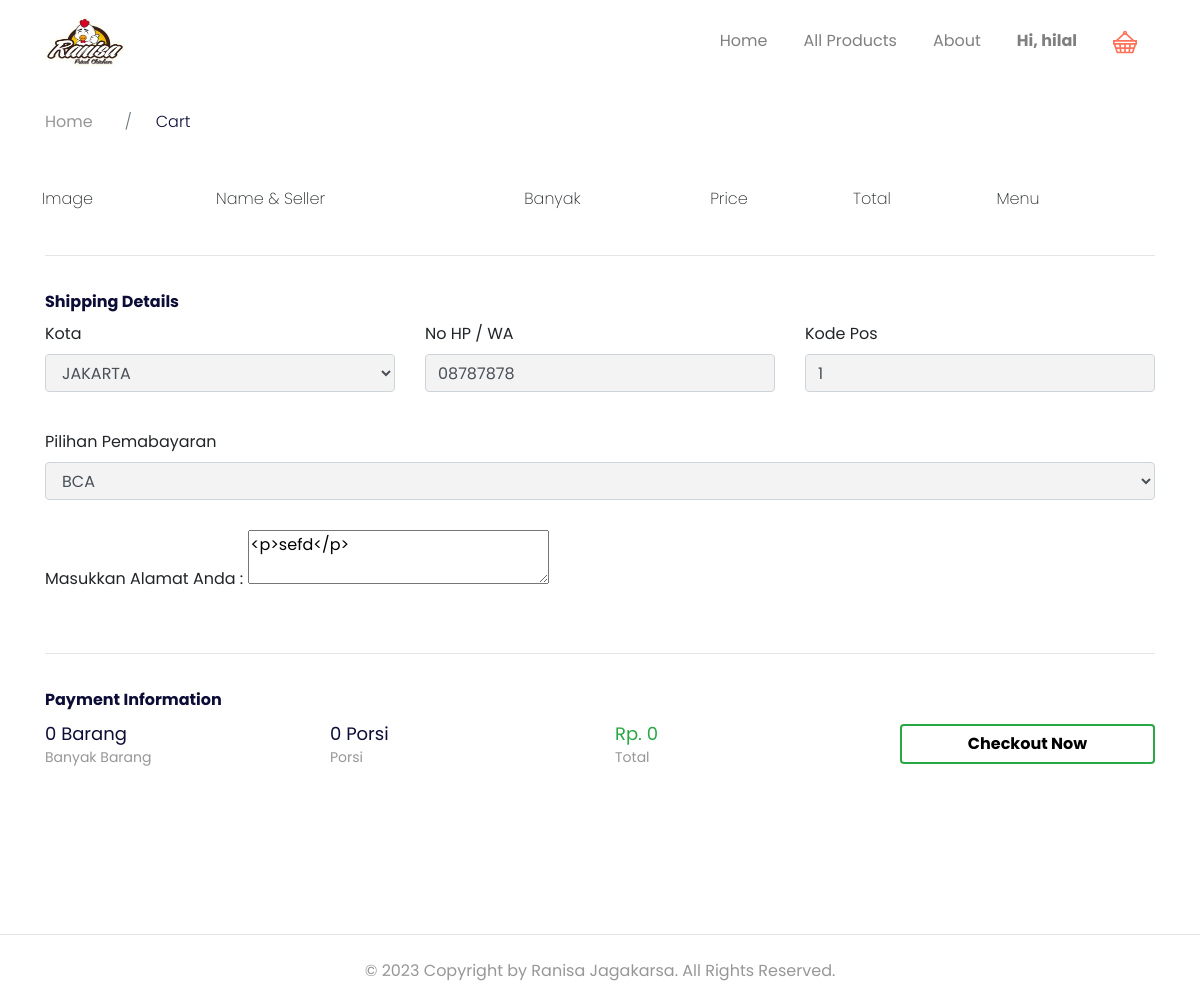
The app's page /cart.php (signed in) with its own data.
### tables this page shows
CREATE TABLE `users` (
  `id_user` int(11) NOT NULL,
  `name` varchar(255) NOT NULL,
  `email` varchar(255) NOT NULL,
  `password` varchar(255) NOT NULL,
  `address` text DEFAULT NULL,
  `phone_number` varchar(255) NOT NULL,
  `postal_code` varchar(191) NOT NULL,
  `roles` varchar(255) NOT NULL
);

### config/config.php (called while the page is built, shortened)
<?php
$host = 'localhost';
$user = 'root';
$password = '';
$dbname = 'daging_online';
$conn = mysqli_connect($host, $user, $password, $dbname);
function query($query)
{
    global $conn;
    $result = mysqli_query($conn, $query);
    $rows = [];
    while ($row = mysqli_fetch_assoc($result)) {
        $rows[] = $row;
    }
    return $rows;
}
function rows($query)
{
    global $conn;
    $result = mysqli_query($conn, $query);
    $rows = mysqli_num_rows($result);
    return $rows;
}

### cart.php (the view, shortened to what this page needs)
<?php
require_once 'config/config.php';
?>
<!DOCTYPE html>
<html lang="en">
<head>
  <link href="https://unpkg.com/aos@2.3.1/dist/aos.css" rel="stylesheet" />
  <link href="assets/style/main.css" rel="stylesheet" />
</head>
<body>
  <nav class="navbar navbar-expand-lg navbar-light navbar-store fixed-top navbar-fixed-top" data-aos="fade-down">
    <div class="container">
      <a href="index.php" class="navbar-brand" title="home">
        <img src="images/logo ranisa.webp" class="w-25" alt="logo" />
      </a>
      <div class="collpase navbar-collapse" id="navbarResponsive">
        <ul class="navbar-nav ml-auto">
          <li class="nav-item">
            <a href="index.php" class="nav-link">Home</a>
          </li>
          <li class="nav-item">
            <a href="products.php" class="nav-link">All Products</a>
          </li>
          <li class="nav-item">
            <a href="about.php" class="nav-link">About</a>
          </li>
          <?php
          if (!isset($_SESSION["login"]) && !isset($_SESSION["user"])) : ?>
            <li class="nav-item">
              <a href="register.php" class="nav-link">Sign Up</a>
            </li>
            <li class="nav-item">
              <a href="login.php" class="btn btn-success nav-link px-4 text-white">Sign In</a>
            </li>
          <?php else : ?>
            <li class="nav-item dropdown">
              <?php
              $id = $_SESSION["user"];
              $user = query("SELECT * FROM users WHERE id_user = $id")[0];
              ?>
              <a href="#" class="nav-link font-weight-bold" id="navbarDropdown" role="button" data-toggle="dropdown">
                Hi, <?= $user["name"]; ?>
              </a>
            </li>
            <li class="nav-item">
              <?php
              $id = $user["id_user"];
              $carts = rows("SELECT * FROM carts WHERE user_id = $id");
              ?>
              <?php if ($carts >= 1) : ?>
                <a href="cart.php" class="nav-link d-inline-block">
                  <img src="assets/images/shopping-cart-filled.svg" alt="cart-empty" />
                  <div class="cart-badge"><?= $carts; ?></div>
                </a>
              <?php else : ?>
                <a href="cart.php" class="nav-link d-inline-block">
                  <img src="assets/images/icon-cart-empty.svg" alt="cart-empty" />
                </a>
              <?php endif; ?>
            </li>
          <?php endif; ?>
        </ul>
      </div>
    </div>
  </nav>
  <div class="page-content page-cart">
    <section class="store-breadcrumb" data-aos="fade-down" data-aos-delay="100">
      <div class="container">
        <div class="row">
          <div class="col-12">
            <nav>
              <ol class="breadcrumb bg-transparent">
                <li class="breadcrumb-item">
                  <a href="/index.html">Home</a>
                </li>
                <li class="breadcrumb-item active">
                  Cart
                </li>
              </ol>
            </nav>
          </div>
        </div>
      </div>
    </section>
    <section class="store-cart">
      <div class="container">
        <div class="row" data-aos="fade-up" data-aos-delay="100">
          <div class="col-12 table-responsive">
            <table class="table table-borderless table-cart">
              <thead>
                <tr>
                  <th>Image</th>
                  <th>Name &amp; Seller</th>
                  <th>Banyak</th>
                  <th>Price</th>
                  <th>Total</th>
                  <th>Menu</th>
                </tr>
              </thead>
                <?php
                $banyak = 0;
                $berat = 0;
                $total = 0;
                ?>
            </table>
          </div>
        </div>
        <form action="" method="POST">
          <div class="row" data-aos="fade-up" data-aos-delay="150">
            <div class="col-12">
              <hr>
            </div>
            <div class="col-12">
              <h2>
                Shipping Details
              </h2>
            </div>
          </div>
          <div class="row mb-2" data-aos="fade-up" data-aos-delay="200">
            <div class="col-md-4">
              <div class="form-group">
                <label for="city">Kota</label>
                <select name="city" id="city" class="form-control" required>
                  <option value="JAKARTA">JAKARTA</option>
                </select>
              </div>
            </div>
            <div class="col-md-4">
              <div class="form-group">
                <label for="phone_number">No HP / WA</label>
                <input type="tel" name="phone_number" id="phone_number" class="form-control form-store" value="<?= $user["phone_number"] ?? ''; ?>" required>
              </div>
            </div>
            <div class="col-md-4">
              <div class="form-group">
                <label for="zip_code">Kode Pos</label>
                <input type="number" name="zip_code" id="zip_code" required value="<?= $user["postal_code"] ?? ''; ?>" class="form-control form-store">
              </div>
            </div>
            <div class="col-md-12 mt-2">
              <div class="form-group">
                <label for="rekening">Pilihan Pemabayaran</label>
                <?php
                $rekening = query("SELECT * FROM rekening_numbers");
                ?>
                <select name="rekening" id="rekening" class="form-control">
                  <?php foreach ($rekening as $r) : ?>
                    <option value="<?= $r["id_rekening"]; ?>"><?= $r["bank_name"]; ?></option>
                  <?php endforeach; ?>
                </select>
              </div>
            </div>
            <?php if ($berat >= 10000) : ?>
              <div class="col-md-12 text-center my-4" id="alert-berat">
                <h5>Berat barang anda lebih dari <strong>10 Kilogram</strong></h5>
                <p class="text-muted">Apakah barang anda ingin di antar kami ?</p>
                <div class="custom-control custom-radio custom-control-inline">
                  <input type="radio" id="radioTrue" value="1" name="delivered" class="custom-control-input">
                  <label class="custom-control-label" for="radioTrue">Ya, Antar</label>
                </div>
                <div class="custom-control custom-radio custom-control-inline">
                  <input type="radio" id="radioFalse" value="0" name="delivered" class="custom-control-input">
                  <label class="custom-control-label" for="radioFalse">Tidak, Terimakasih</label>
                </div>
              </div>
            <?php else : ?>
              <div class="col-md-12">
                <div class="form-group">
                  <label for="alamat">Masukkan Alamat Anda :</label>
                  <textarea name="alamat" id="editor"><?= $user["address"] ?? ''; ?></textarea>
                </div>
              </div>
            <?php endif; ?>
          </div>
          <div class="row" data-aos="fade-up" data-aos-delay="150">
            <div class="col-12">
              <hr>
            </div>
            <div class="col-12">
              <h2 class="mb-2">
                Payment Information
              </h2>
            </div>
          </div>
          <div class="row justify-content-center" data-aos="fade-up" data-aos-delay="200">
            <div class="col-4 col-md-3">
              <div class="product-title"><?= number_format($banyak); ?> Barang</div>
              <div class="product-subtitle mb-3">Banyak Barang</div>
            </div>
            <div class="col-4 col-md-3">
              <div class="product-title"><?= $berat / 1; ?> Porsi</div>
              <div class="product-subtitle">Porsi</div>
            </div>
            <div class="col-4 col-md-3">
              <div class="product-title text-success">Rp. <?= number_format($total); ?></div>
              <div class="product-subtitle">Total</div>
            </div>
            <div class="col-8 col-md-3">
              <button type="submit" name="checkout" class="btn btn-success btn-block px-4 mt-1" style=" color: #000;
  background: transparent;
  outline: none;
  border: 2px solid #28a745;
  font-weight: bold;
  cursor: pointer;">Checkout Now</button>
            </div>
          </div>
        </form>
      </div>
    </section>
  </div>
  <footer>
    <div class=" container">
      <div class="row">
        <div class="col-12">
          <p class="pt-4 pb-2">&copy; <?= date('Y'); ?> Copyright by Ranisa Jagakarsa. All Rights Reserved.</p>
        </div>
      </div>
    </div>
  </footer>
</body>
</html>

### records on screen
users: name "hilal", phone_number "08787878", zip_code "1", alamat "<p>sefd</p>"

### other values on screen
$banyak "0"
$berat / 1 "0"
$total "0"
form field rekening "BCA"
